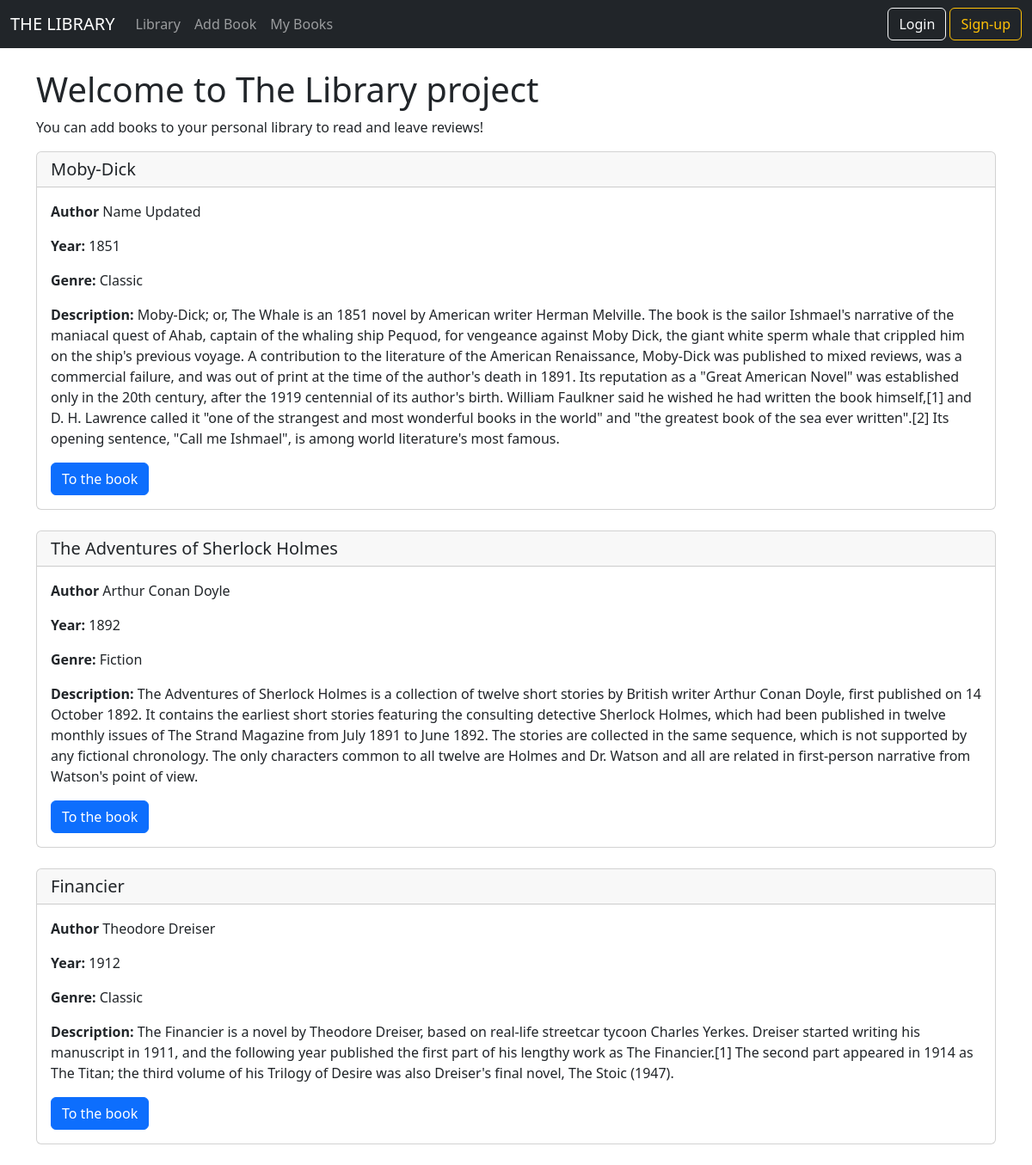
Page /home on the earlier database version.
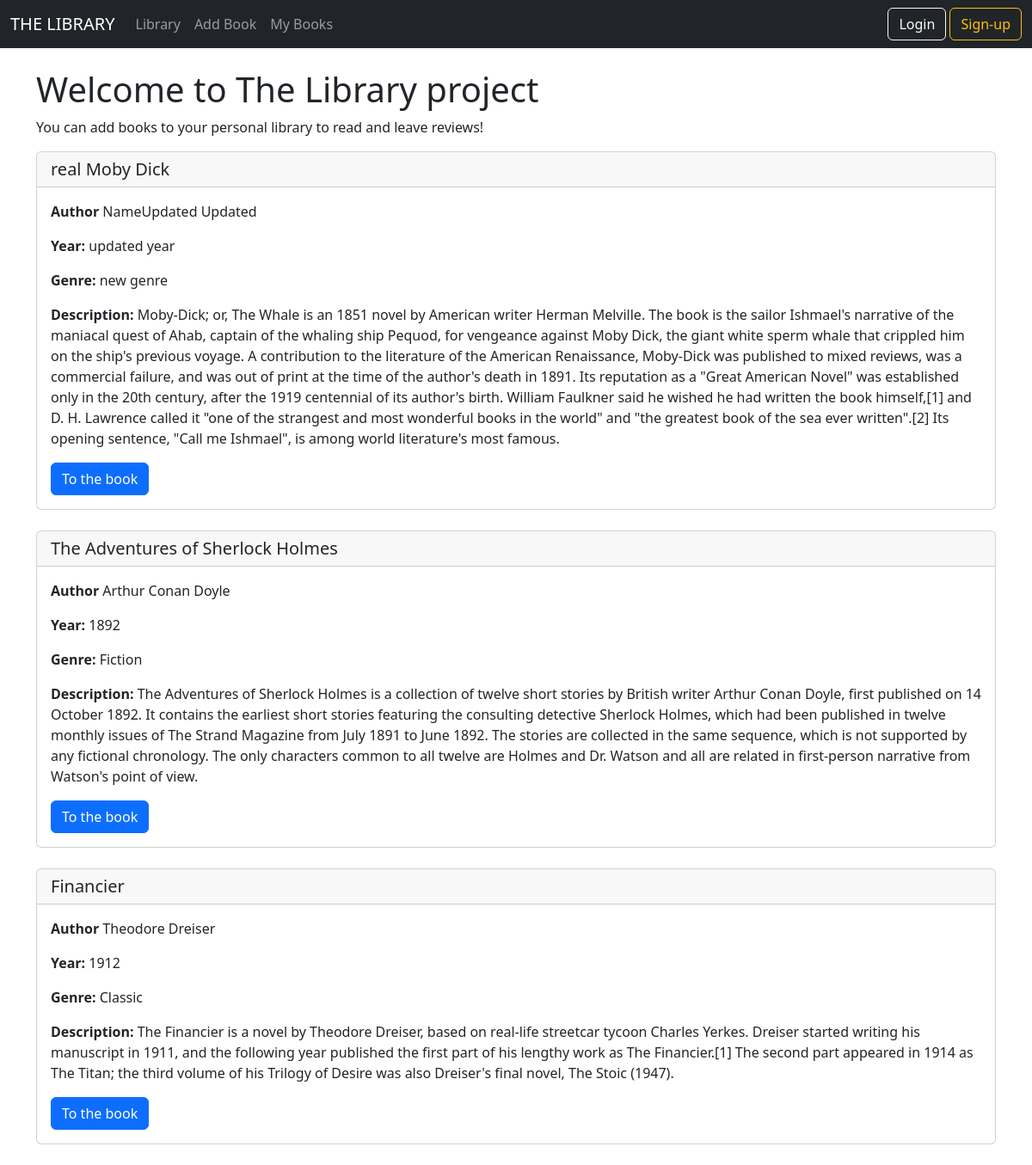
Same page on the later database version.
### models/db_models.py (models this page shows)
class Book(db.Model):
    id = db.Column(db.Integer, primary_key=True)
    title = db.Column(db.String(100), nullable=False, unique=False)
    author_name = db.Column(db.String(100), nullable=False, unique=False)
    author_surname = db.Column(db.String(100), nullable=True, unique=False)
    year = db.Column(db.String(100), nullable=False, unique=False)
    genre = db.Column(db.String(50), nullable=False, unique=False)
    description = db.Column(db.Text)
    reviews = db.relationship("Review", backref='reviewed_book')
    reader = db.relationship("Library", backref='stored_book')

### main.py (the view)
@app.route('/home')
def home():
    books = Book.query.order_by(Book.id)
    return render_template("home.html", books=books)

### templates/home.html (shortened to what this page needs)
{% extends 'base.html'%}
{% block content %}
<br>
<h1>Welcome to The Library project</h1>
<p>You can add books to your personal library to read and leave reviews!</p>
    {% for book in books %}
    <div class="card">
      <h5 class="card-header"> {{book.title}}</h5>
      <div class="card-body">
          <p class="card-text"><strong>Author</strong> {{book.author_name}} {{book.author_surname}}</p>
          <p class="card-text"><strong>Year:</strong> {{book.year}}</p>
          <p class="card-text"><strong>Genre:</strong> {{book.genre}}</p>
          <p class="card-text"><strong>Description:</strong> {{book.description}}</p>
        <a href={{url_for('book', id=book.id)}}  class="btn btn-primary">To the book</a>
      </div>
    </div>
    <br>
    {% endfor %}
{% endblock %}

### templates/base.html (shortened to what this page needs)
<!doctype html>
<html lang="en">
  <head>
    <link href="https://cdn.jsdelivr.net/npm/bootstrap@5.3.0-alpha1/dist/css/bootstrap.min.css" rel="stylesheet">
  </head>
  <body>
  {% include "navbar.html" %}
  <div class="container">
    {%block content%}
    {% endblock %}
  </div>
  </body>
</html>

### templates/navbar.html (shortened to what this page needs)
<nav class="navbar navbar-expand-lg bg-dark navbar-dark">
  <div class="container-fluid">
    <a class="navbar-brand" href="{{url_for('home')}}">THE LIBRARY</a>
    <div class="collapse navbar-collapse" id="navbarSupportedContent">
      <ul class="navbar-nav me-auto mb-2 mb-lg-0">
        <li class="nav-item">
          <a class="nav-link" aria-current="page" href="{{url_for('home')}}">Library</a>
        </li>
        <li class="nav-item dropdown">
          <a class="nav-link" href="{{url_for('addbook')}}">Add Book</a>
        </li>
        <li class="nav-item">
          <a class="nav-link" href="{{url_for('my_books')}}">My Books</a>
        </li>
      </ul>
      <ul class="nav justify-content-end">
      <li class="nav-item">
        {%if current_user.is_authenticated %}
        <a href="{{url_for('logout')}}"><button class="btn btn-outline-danger" type="submit">Logout</button></a>
        {% else %}
        <a href="{{url_for('login')}}"><button class="btn btn-outline-light" type="submit">Login</button></a>
        <a href="{{url_for('signup')}}"><button type="button" class="btn btn-outline-warning">Sign-up</button></a>
        {% endif %}
      </li>
      </ul>
    </div>
  </div>
</nav>

Differences in the rows shown:
changed Book "Updated": title "Moby-Dick" → "real Moby Dick"; author_name "Name" → "NameUpdated"; year "1851" → "updated year"; genre "Classic" → "new genre"
